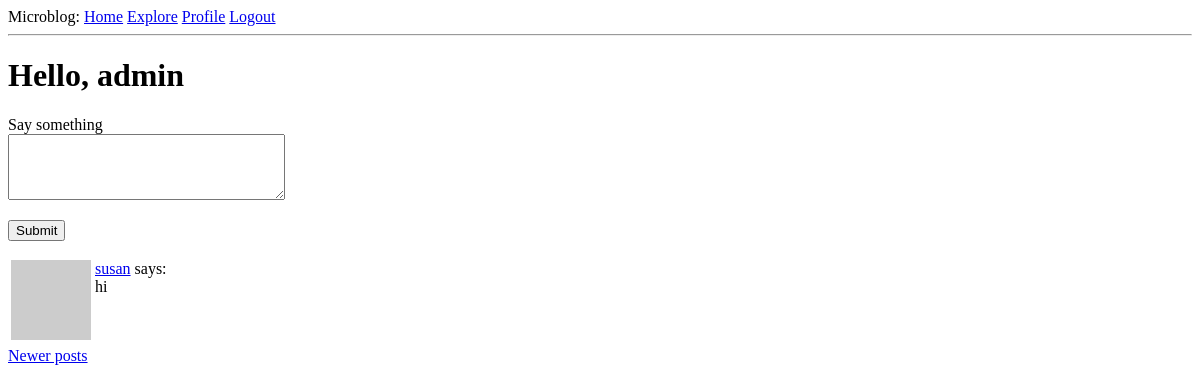
Page /index?page=2 (signed in) on the earlier database version.
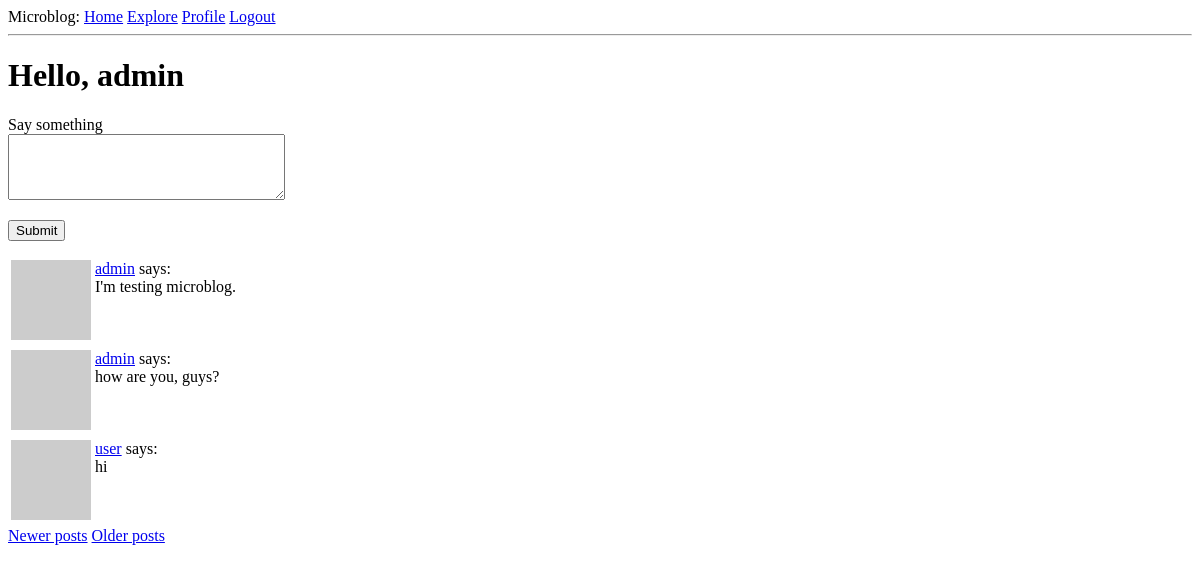
Same page on the later database version.
### app/models.py (models this page shows, shortened)
class Post(db.Model):
    id: so.Mapped[int] = so.mapped_column(primary_key=True)
    body: so.Mapped[str] = so.mapped_column(sa.String(140))
    timestamp: so.Mapped[datetime] = so.mapped_column(
        index=True, default=lambda: datetime.now(timezone.utc)
    )
    user_id: so.Mapped[int] = so.mapped_column(sa.ForeignKey(User.id),index=True)
    author: so.Mapped[User] = so.relationship(back_populates='posts')

class User(UserMixin, db.Model):
    id: so.Mapped[int] = so.mapped_column(primary_key=True)
    username: so.Mapped[str] = so.mapped_column(sa.String(64), index=True,unique=True)
    email: so.Mapped[str] = so.mapped_column(sa.String(120), index=True, unique=True)
    password_hash: so.Mapped[Optional[str]] = so.mapped_column(sa.String(256))
    about_me: so.Mapped[Optional[str]] = so.mapped_column(sa.String(140))
    last_seen: so.Mapped[Optional[datetime]] = so.mapped_column(
        default=lambda:datetime.now(timezone.utc)
    )
    posts: so.WriteOnlyMapped['Post'] = so.relationship(back_populates='author')
    following: so.WriteOnlyMapped['User'] = so.relationship(
        secondary=followers, primaryjoin=(followers.c.follower_id == id),
        secondaryjoin=(followers.c.followed_id == id),
        back_populates='followers'
    )
    followers: so.WriteOnlyMapped['User'] = so.relationship(
        secondary=followers, primaryjoin=(followers.c.followed_id == id),
        secondaryjoin=(followers.c.follower_id == id),
        back_populates='following'
    )
    def avatar(self, size):
        digest = md5(self.email.lower().encode('utf-8')).hexdigest()
        return f'https://www.gravatar.com/avatar/{digest}?d=identicon&s={size}'
    def following_posts(self):
        Author = so.aliased(User)
        Follower = so.aliased(User)
        return (
            sa.select(Post)
            .join(Post.author.of_type(Author))
            .join(Author.followers.of_type(Follower), isouter=True)
            .where(sa.or_(
                Follower.id == self.id,
                Author.id == self.id,
            ))
            .group_by(Post)
            .order_by(Post.timestamp.desc())
        )

### app/routes.py (the view)
@app.route('/', methods=['GET', 'POST'])
@app.route('/index', methods=['GET', 'POST'])
@login_required
def index():
    form = PostForm()
    if form.validate_on_submit():
        post = Post(body=form.post.data, author=current_user)
        db.session.add(post)
        db.session.commit()
        flash('Your post is now live!')
        return redirect(url_for('index'))
    page = request.args.get('page', 1, type=int)
    posts = db.paginate(current_user.following_posts(), page=page,
                        per_page=app.config['POSTS_PER_PAGE'], error_out=False)
    next_url = url_for('index', page=posts.next_num) if posts.has_next else None
    prev_url = url_for('index', page=posts.prev_num) if posts.has_prev else None
    return render_template('index.html', title='Home', form=form, posts=posts.items, next_url=next_url, prev_url=prev_url)

### app/forms.py
class PostForm(FlaskForm):
    post = TextAreaField('Say something', validators=[DataRequired(), Length(min=1, max=140)])
    submit = SubmitField('Submit')

### app/models.py (called while the page is built)
@login.user_loader
def load_user(id):
    return db.session.get(User, int(id))

### app/routes.py (called while the page is built)
@app.before_request
def before_request():
    if current_user.is_authenticated:
        current_user.last_seen = datetime.now(timezone.utc)
        db.session.commit()

### app/templates/index.html (shortened to what this page needs)
{% extends "base.html" %}
{% block content %}
    <h1>Hello, {{ current_user.username }}</h1>
    {% if form %}
    <form action="" method="post">
        <p>
            {{ form.post.label }}<br>
            {{ form.post(cols=32, rows=4) }}<br>
        </p>
        <p>{{ form.submit() }}</p>
    </form>
    {% endif %}
    {% for post in posts %}
        {% include '_post.html' %}
    {% endfor %}
    {% if prev_url %}
    <a href="{{ prev_url }}">Newer posts</a>
    {% endif %}
    {% if next_url %}
    <a href="{{ next_url }}">Older posts</a>
    {% endif %}
{% endblock %}

### app/templates/_post.html
<table>
    <tr valign="top">
        <td><img src="{{ post.author.avatar(36) }}"></td>
        <td>
            <a href="{{ url_for('user', username=post.author.username) }}">{{ post.author.username }}</a>
            says:<br>{{ post.body }}
        </td>
    </tr>
</table>

Differences in the rows shown:
no longer on this page (row unchanged): Post: author.username "susan", body "hi"
added Post: author.username "admin", body "I'm testing microblog."
now on this page (row unchanged): Post: author.username "admin", body "how are you, guys?"
now on this page (row unchanged): Post: author.username "user", body "hi"
Other differences:
text now shown: "Older posts"
